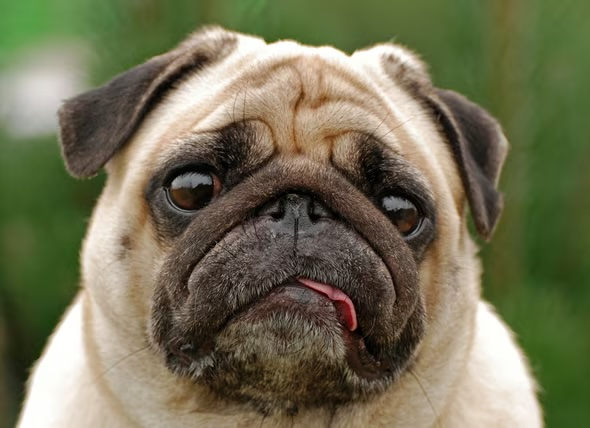
#> input picture cs506/05-module/bulldog2.png, 590 x 428 px, found by its file name
$ python multi_face.py
#> lines starting #> are read from the running program, lines starting #| are printed output that depends on the picture
from PIL import Image

def multi_face():
    img = Image.open('C:/Users/peini/OneDrive/Desktop/CityU/506/5/cs506-hos05-summer-2025-Penny967/bulldog2.png')
#> img is the input picture: PIL image 590x428 RGB; mean R, G, B 115.1, 113, 85.3
    width, height = img.size
#> width = 590; height = 428
    resize = img.resize((width // 4, height // 4))
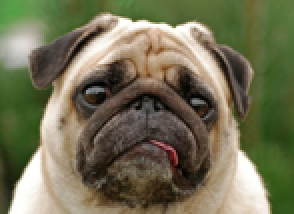
#> resize: PIL image 147x107 RGB (shown 2 times larger); mean R, G, B 115.1, 113, 85.3

    flip = resize.transpose(Image.FLIP_LEFT_RIGHT)
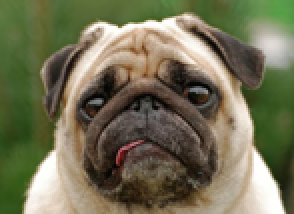
#> flip: PIL image 147x107 RGB (shown 2 times larger); mean R, G, B 115.1, 113, 85.3
    fwidth, fheight = flip.size
#> fwidth = 147; fheight = 107

    pattern = Image.new('RGB', (590, 428), 'green')
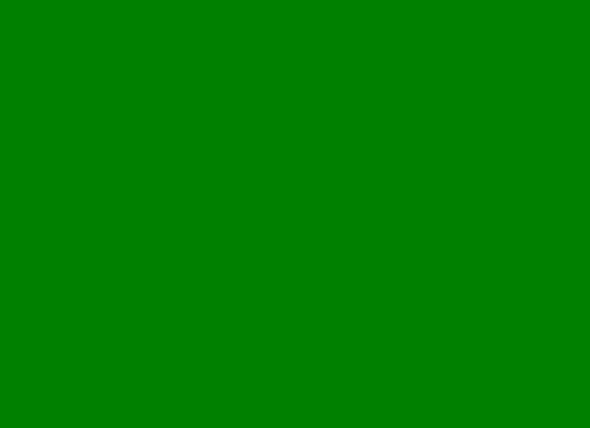
#> pattern: PIL image 590x428 RGB; mean R, G, B 0, 128, 0

    w, h = pattern.size
#> w = 590; h = 428
    for left in range(0, w, fwidth):
        for top in range(0, h, fheight):
            pattern.paste(flip, (left, top))
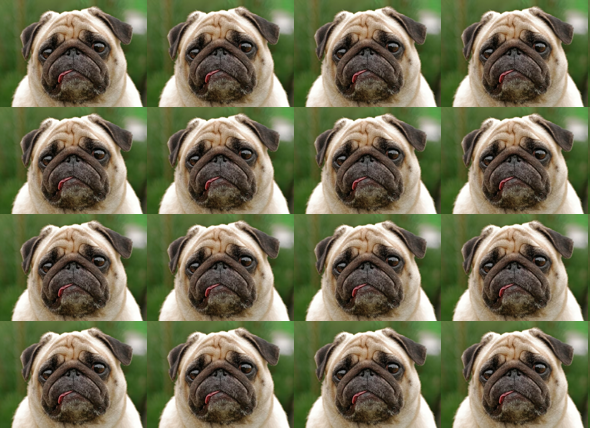
#> pattern: PIL image 590x428 RGB; mean R, G, B 114.9, 112.9, 85.1

    pattern.save("multiface.png")

if __name__ == "__main__":
    multi_face()
    print("Multi-face image created and saved as 'multiface.png'.")
